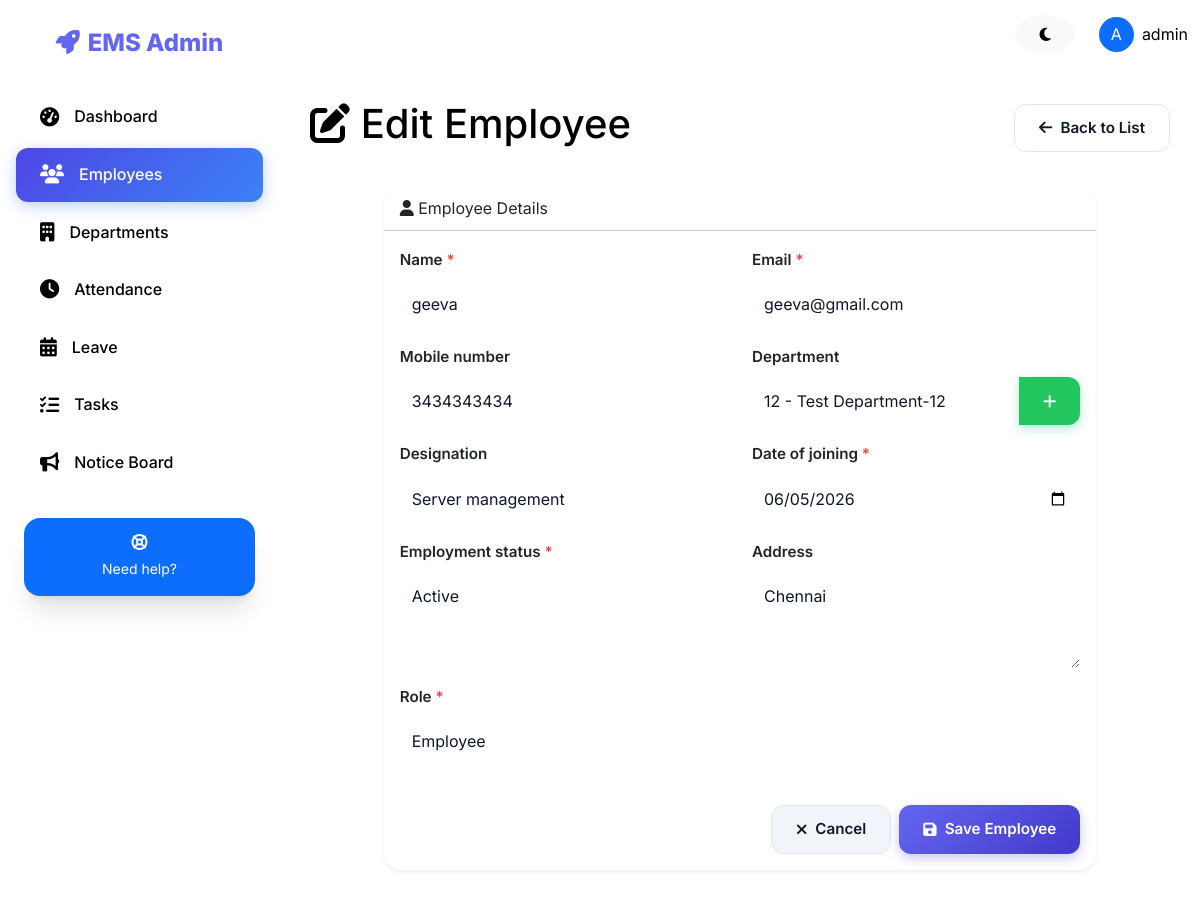
Page /employees/edit/8/ (signed in) on the committed database.
### employees/models.py (models this page shows, shortened)
class Employee(models.Model):
    STATUS_CHOICES = (
        ('Active', 'Active'),
        ('Inactive', 'Inactive'),
    )
    ROLE_CHOICES = (
        ('Admin', 'Admin'),
        ('HR', 'HR'),
        ('Employee', 'Employee'),
    )
    user = models.OneToOneField(User, on_delete=models.CASCADE, null=True, blank=True)
    employee_id = models.CharField(max_length=20, unique=True, blank=True)
    name = models.CharField(max_length=100)
    email = models.EmailField(unique=True)
    mobile_number = models.CharField(max_length=15, blank=True)
    department = models.ForeignKey(Department, on_delete=models.SET_NULL, null=True, blank=True, related_name='employees')
    designation = models.CharField(max_length=100, blank=True)
    date_of_joining = models.DateField(default=timezone.now)
    employment_status = models.CharField(max_length=20, choices=STATUS_CHOICES, default='Active')
    address = models.TextField(blank=True)
    role = models.CharField(max_length=20, choices=ROLE_CHOICES, default='Employee')
    date_created = models.DateTimeField(auto_now_add=True)
    updated_at = models.DateTimeField(auto_now=True)
    class Meta:
        ordering = ['-date_created']

class Department(models.Model):
    department_id = models.CharField(max_length=10, unique=True)
    department_name = models.CharField(max_length=100)
    created_at = models.DateTimeField(auto_now_add=True)
    updated_at = models.DateTimeField(auto_now=True)
    class Meta:
        ordering = ['-created_at']
    def __str__(self):
        return f'{self.department_id} - {self.department_name}'

### employees/views.py (the view)
# urls.py: path('employees/edit/<int:id>/', views.employee_edit, name='employee_edit'),
@login_required(login_url='login')
def employee_edit(request, id):
    employee = get_object_or_404(Employee, id=id)
    if request.method == 'POST':
        form = EmployeeForm(request.POST, instance=employee)
        if form.is_valid():
            form.save()
            messages.success(request, 'Employee updated successfully!')
            return redirect('employee_list')
        else:
            messages.error(request, 'Please correct the errors below.')
    else:
        form = EmployeeForm(instance=employee)
    return render(request, 'employees/add.html', {
        'form': form, 'employee': employee, 'title': 'Edit Employee'
    })

### employees/forms.py
class EmployeeForm(forms.ModelForm):
    class Meta:
        model = Employee
        fields = [
            'name', 'email', 'mobile_number', 'department',
            'designation', 'date_of_joining', 'employment_status',
            'address', 'role'
        ]
        widgets = {
            'name': forms.TextInput(attrs={'class': 'form-control', 'placeholder': 'Full name'}),
            'email': forms.EmailInput(attrs={'class': 'form-control', 'placeholder': 'Email address'}),
            'mobile_number': forms.TextInput(attrs={'class': 'form-control', 'placeholder': 'Mobile number'}),
            'department': forms.Select(attrs={'class': 'form-select'}),
            'designation': forms.TextInput(attrs={'class': 'form-control', 'placeholder': 'Job title'}),
            'date_of_joining': forms.DateInput(attrs={'class': 'form-control', 'type': 'date'}),
            'employment_status': forms.Select(attrs={'class': 'form-select'}),
            'address': forms.Textarea(attrs={'class': 'form-control', 'rows': 3, 'placeholder': 'Address'}),
            'role': forms.Select(attrs={'class': 'form-select'}),
        }

### templates/employees/add.html (shortened to what this page needs)
{% extends 'base.html' %}
{% block content %}
<div class="row mb-4">
    <div class="col-12">
        <div class="d-flex justify-content-between align-items-center">
            <h1>
                <i class="fas fa-{% if 'Edit' in title %}edit{% else %}user-plus{% endif %}"></i> {{ title }}
            </h1>
            <a href="{% url 'employee_list' %}" class="btn btn-outline-secondary">
                <i class="fas fa-arrow-left"></i> Back to List
            </a>
        </div>
    </div>
</div>
<div class="row justify-content-center">
    <div class="col-md-10">
        <div class="card shadow-sm">
            <div class="card-header bg-white">
                <i class="fas fa-user"></i> Employee Details
            </div>
            <div class="card-body">
                <form method="POST" enctype="multipart/form-data" novalidate>
                    <div class="row">
                        {% for field in form %}
                            <div class="col-md-6 mb-3">
                                <label for="{{ field.id_for_label }}" class="form-label font-weight-bold">
                                    {{ field.label }} {% if field.field.required %}<span class="text-danger">*</span>{% endif %}
                                </label>
                                {% if field.name == 'department' %}
                                    <div class="input-group">
                                        <div class="flex-grow-1">{{ field }}</div>
                                        <button type="button" class="btn btn-success" data-bs-toggle="modal" data-bs-target="#departmentModal" title="Add Department">
                                            <i class="fas fa-plus"></i>
                                        </button>
                                    </div>
                                {% else %}
                                    {{ field }}
                                {% endif %}
                            </div>
                        {% endfor %}
                    </div>
                    <div class="d-flex justify-content-end gap-2 mt-4">
                        <a href="{% url 'employee_list' %}" class="btn btn-secondary">
                            <i class="fas fa-times"></i> Cancel
                        </a>
                        <button type="submit" class="btn btn-primary">
                            <i class="fas fa-save"></i> Save Employee
                        </button>
                    </div>
                </form>
            </div>
        </div>
    </div>
</div>
{% endblock %}

### templates/base.html (shortened to what this page needs)
<!DOCTYPE html>
<html lang="en">
<head>
    <link href="https://cdn.jsdelivr.net/npm/bootstrap@5.3.3/dist/css/bootstrap.min.css" rel="stylesheet">
    <link rel="stylesheet" href="https://cdnjs.cloudflare.com/ajax/libs/font-awesome/6.5.1/css/all.min.css">
    <link rel="stylesheet" href="/static/css/style.css">
</head>
<body>
    <div class="ems-wrapper">
        {% if user.is_authenticated %}
        <aside class="ems-sidebar" id="emsSidebar">
            <div class="ems-sidebar-header">
                <i class="fas fa-rocket me-2"></i>EMS Admin
            </div>
            <nav class="ems-sidebar-nav">
                <a href="/" class="ems-nav-link {% if request.path == '/' %}active{% endif %}">
                    <i class="fas fa-tachometer-alt"></i>
                    <span>Dashboard</span>
                </a>
                <a href="/employees/" class="ems-nav-link {% if '/employees/' in request.path %}active{% endif %}">
                    <i class="fas fa-users"></i>
                    <span>Employees</span>
                </a>
                <a href="/departments/" class="ems-nav-link {% if '/departments/' in request.path %}active{% endif %}">
                    <i class="fas fa-building"></i>
                    <span>Departments</span>
                </a>
                <a href="/attendance/" class="ems-nav-link {% if '/attendance/' in request.path %}active{% endif %}">
                    <i class="fas fa-clock"></i>
                    <span>Attendance</span>
                </a>
                <a href="/leave/" class="ems-nav-link {% if '/leave/' in request.path %}active{% endif %}">
                    <i class="fas fa-calendar-alt"></i>
                    <span>Leave</span>
                </a>
                <a href="/task/" class="ems-nav-link {% if '/task/' in request.path %}active{% endif %}">
                    <i class="fas fa-tasks"></i>
                    <span>Tasks</span>
                </a>
                <a href="/notice/" class="ems-nav-link {% if '/notice/' in request.path %}active{% endif %}">
                    <i class="fas fa-bullhorn"></i>
                    <span>Notice Board</span>
                </a>
                <div class="mt-auto p-4">
                    <div class="card p-3 bg-primary text-white border-0 text-center rounded-4">
                        <i class="fas fa-life-ring mb-2"></i>
                        <small>Need help?</small>
                    </div>
                </div>
            </nav>
        </aside>
        {% endif %}
        <div class="w-100">
            <nav class="ems-navbar">
                <div class="container-fluid d-flex justify-content-between align-items-center">
                    <div class="ms-auto d-flex align-items-center gap-3">
                        {% if user.is_authenticated %}
                        <button class="btn btn-light rounded-circle" id="darkModeToggle"><i class="fas fa-moon"></i></button>
                        <div class="dropdown">
                            <div class="d-flex align-items-center gap-2 cursor-pointer" data-bs-toggle="dropdown">
                                <div class="avatar rounded-circle bg-primary text-white d-flex align-items-center justify-content-center" style="width: 35px; height:35px;">{{ user.username|first|upper }}</div>
                                <span>{{ user.username }}</span>
                            </div>
                        </div>
                        {% endif %}
                    </div>
                </div>
            </nav>
        <div class="main-content">
            {% block content %}{% endblock %}
        </div>
    </div>
</body>
</html>

### templates/base.html (style rules this page uses)
:root { --primary-gradient: linear-gradient(135deg, #4f46e5 0%, #3b82f6 100%); }

### rows in the picture
Employee: form "geeva" "geeva@gmail.com" "3434343434" "Server management" "06/05/2026" "Active" "Chennai" "Employee"
Department: form "12 - Test Department-12"

### other values in the picture
{{ user.username|first|upper }} "A"
{{ user.username }} "admin"
{{ title }} "Edit Employee"
{{ field.label }} "Name" "Email" "Mobile number" "Department" "Designation" "Date of joining" "Employment status" "Address" "Role"
